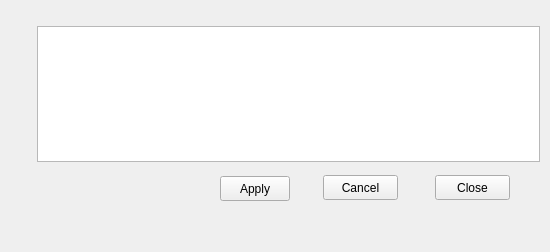
<?xml version="1.0" encoding="UTF-8"?>
<ui version="4.0">
 <class>hhswellbeing</class>
 <widget class="impgenmaint" name="hhswellbeing">
  <property name="geometry">
   <rect>
    <x>0</x>
    <y>0</y>
    <width>550</width>
    <height>252</height>
   </rect>
  </property>
  <property name="windowTitle">
   <string>Form</string>
  </property>
  <widget class="QPushButton" name="BitBtn8">
   <property name="enabled">
    <bool>true</bool>
   </property>
   <property name="geometry">
    <rect>
     <x>220</x>
     <y>176</y>
     <width>70</width>
     <height>25</height>
    </rect>
   </property>
   <property name="toolTip">
    <string/>
   </property>
   <property name="text">
    <string>Apply</string>
   </property>
   <property name="flat">
    <bool>false</bool>
   </property>
  </widget>
  <widget class="QPushButton" name="BitBtn10">
   <property name="enabled">
    <bool>true</bool>
   </property>
   <property name="geometry">
    <rect>
     <x>323</x>
     <y>175</y>
     <width>75</width>
     <height>25</height>
    </rect>
   </property>
   <property name="toolTip">
    <string/>
   </property>
   <property name="text">
    <string>Cancel</string>
   </property>
   <property name="flat">
    <bool>false</bool>
   </property>
  </widget>
  <widget class="QPushButton" name="BitBtn13">
   <property name="enabled">
    <bool>true</bool>
   </property>
   <property name="geometry">
    <rect>
     <x>435</x>
     <y>175</y>
     <width>75</width>
     <height>25</height>
    </rect>
   </property>
   <property name="toolTip">
    <string/>
   </property>
   <property name="text">
    <string>Close</string>
   </property>
   <property name="flat">
    <bool>false</bool>
   </property>
  </widget>
  <widget class="QTableView" name="AdvListView2">
   <property name="enabled">
    <bool>true</bool>
   </property>
   <property name="geometry">
    <rect>
     <x>37</x>
     <y>26</y>
     <width>503</width>
     <height>136</height>
    </rect>
   </property>
   <property name="toolTip">
    <string/>
   </property>
  </widget>
 </widget>
 <customwidgets>
  <customwidget>
   <class>impgenmaint</class>
   <extends>QWidget</extends>
   <header>impgenmaint.h</header>
   <container>1</container>
  </customwidget>
 </customwidgets>
 <resources/>
 <connections/>
</ui>
